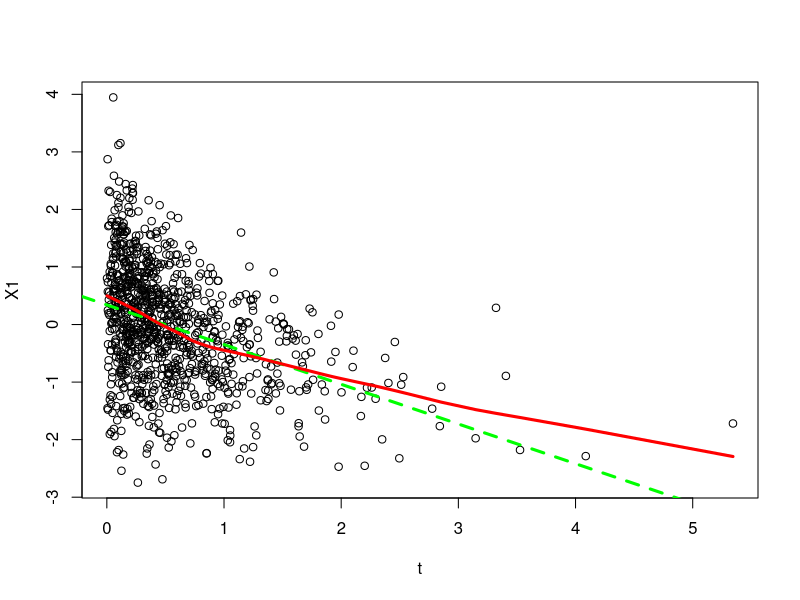
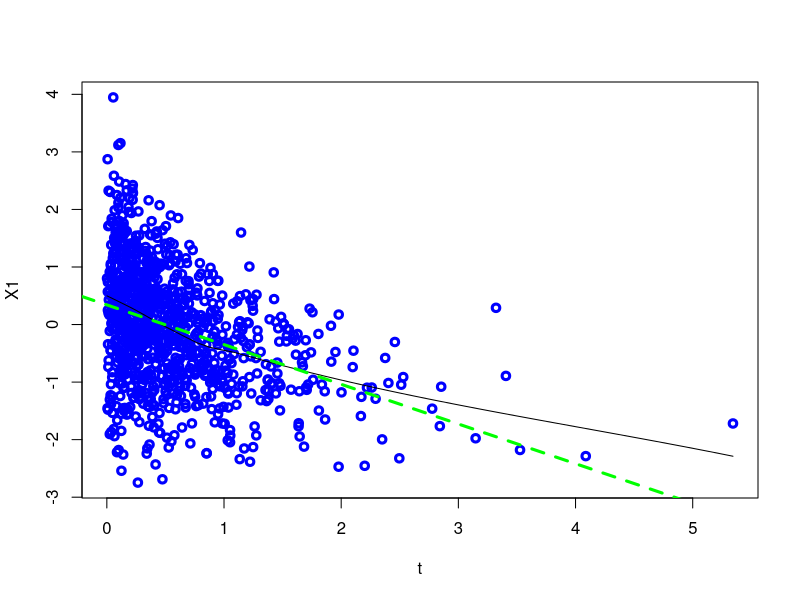
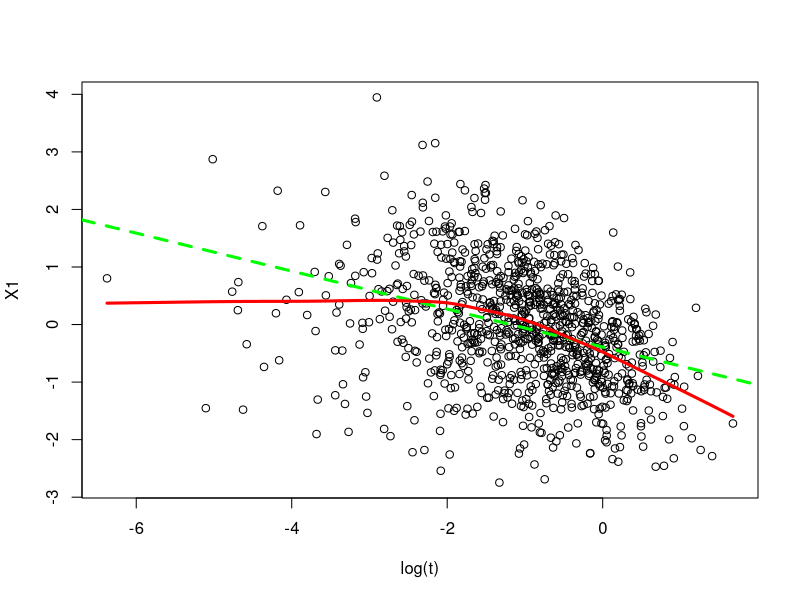
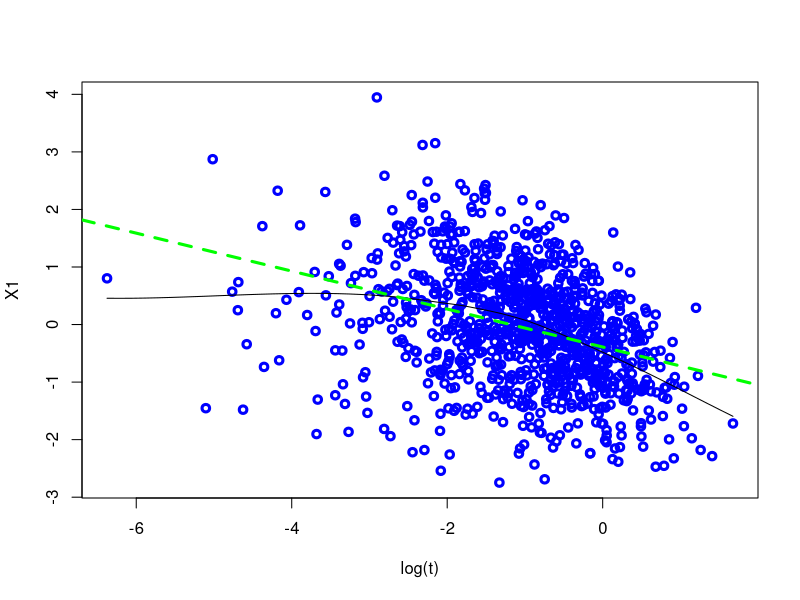
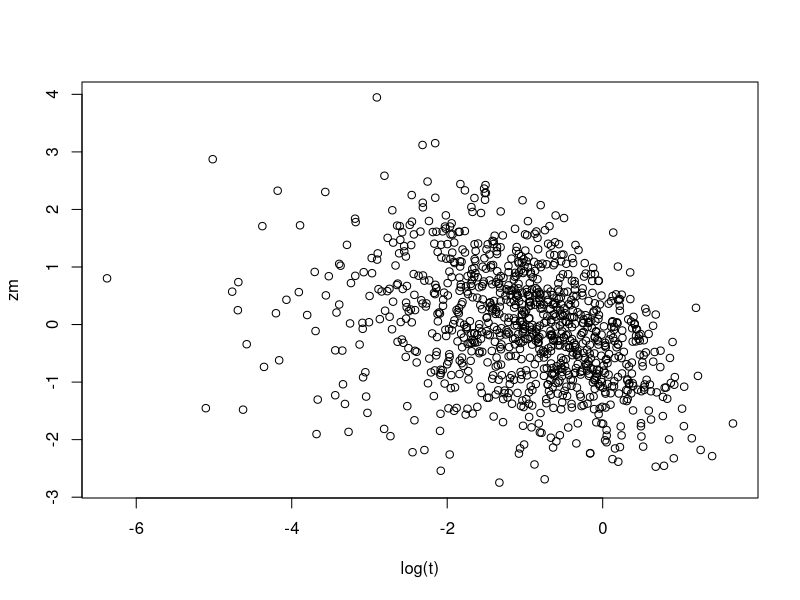
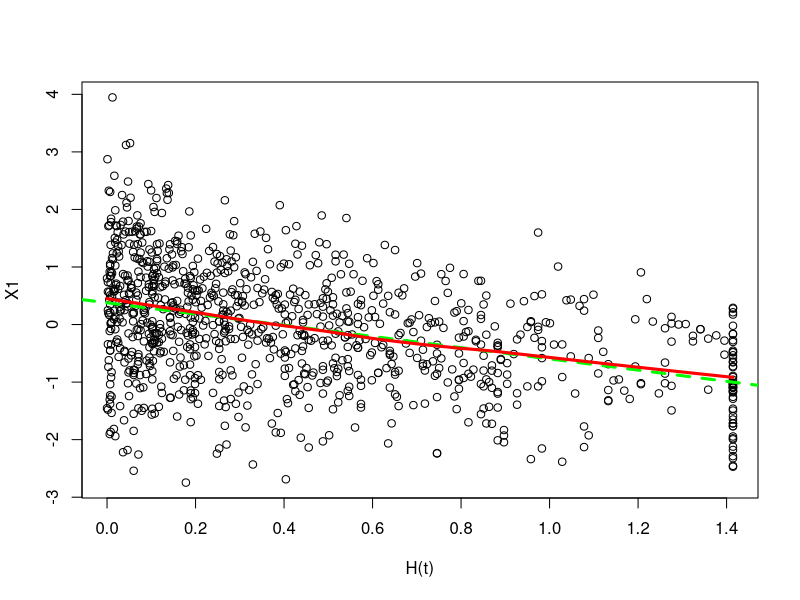
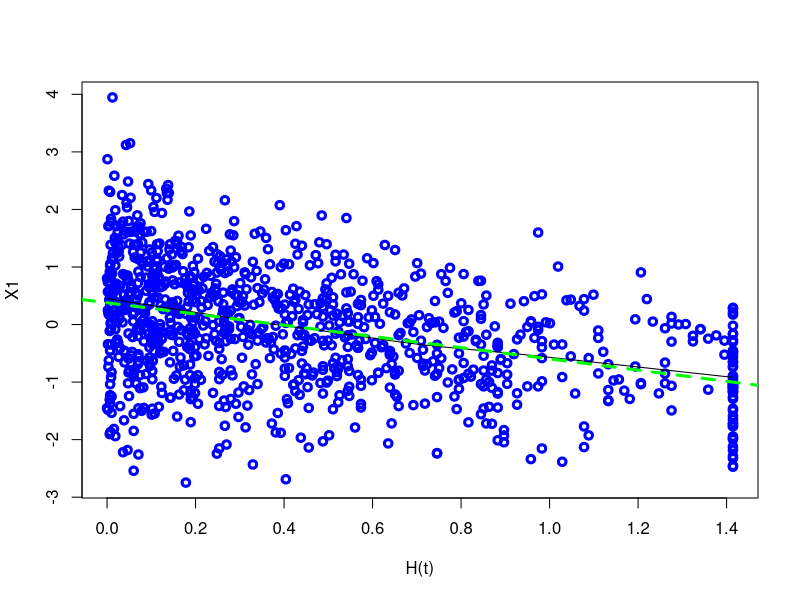
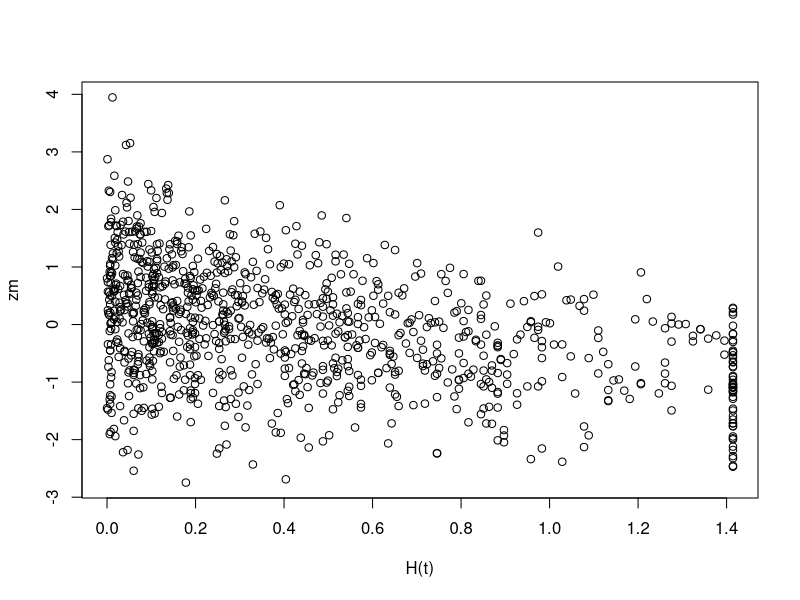

Write the R code that produced these figures, in order. (Note: this script raises an error after producing the figures.)
library(coda)
library(lattice)
library(gridExtra)
library(MASS)
library(Matrix)
library(mice)
library(mitools)
library(survival)
# source('datagen1.R')


nm1nc1b <- function( n, beta, rho, a,d, c,tao )
{
  ok <- 0
  while( ok == 0 )
    {
### generating the data
### the covariates
zz=mvrnorm(n,mu=c(0,0),Sigma=matrix(c(1,rho,rho,1),2,2))
zm=zz[,1]
zc=zz[,2]
z <- cbind(zm, zc)
### 
risk <- exp( z %*% beta )
u1 <- runif(n)
t <- c * ( -log(1-u1) / risk )^(1/tao)
u2 <- runif(n)
ctime <- c * ( -log(1-u2) )

case <- rep(0, n)
case[ t <= ctime ] <- 1

x <- t
x[case==0] <- ctime[case==0]

temp <- quantile( x, 0.95 )
case[ x >= temp ] <- 0

###  assign the conditional selection probability
sele.prob <- 1/(1 + exp(a + d*zc ))
u1 <- runif( n )
sele.ind <- rep(0, n)
sele.ind[ u1 < sele.prob ] <- 1 
   ok <- ifelse( min(table(sele.ind, case)) >= 5, 1, 0 ) 
  }
data <- data.frame( x, zm, zc, case, sele.ind ) 

return( data )
}


# panel_fn <- function(x, y, ...)
# {
#    panel.xyplot(x, y, ...)
#    panel.xyplot(x, y, type="smooth", col="red", lwd=2, ...)
# }



set.seed(999)
n <- 1000
beta <- c( 1, 1 )
rho <- 0.5



data1 <- matrix( 0, nrow = n, ncol = 5 )

    data1 <- nm1nc1b(n, beta, rho, 0,-1, 1,2)
    t <- data1$x
    zm <- data1$zm
    zc <- data1$zc
    case <- data1$case
    sele.ind <- data1$sele.ind

Ht=nelsonaalen(data1, x, case)


plot(t, zm, xlab="t", ylab="X1");

test=lm(zm~t);
test2=lowess(zm ~t);
abline(test, col="green", lty=2, lwd=3);
# abline(test2, col="blue", lty=2, lwd=3);
lines(test2$x,test2$y,col="red",lwd=3)


scatter.smooth(t, zm, col="blue", lwd=3, xlab="t", ylab="X1");
abline(test, col="green",  lty=2, lwd=3);

log_t=log(t);
plot(log_t, zm, xlab="log(t)", ylab="X1");
test=lm(zm~log_t);
test2=lowess(zm ~log_t);
abline(test, col="green", lty=2, lwd=3);
lines(test2$x,test2$y,col="red",lwd=3)



# lines(test2$t,test2$zm,col="red",lwd=3)
scatter.smooth(log_t, zm, col="blue", lwd=3, xlab="log(t)", ylab="X1");
abline(test, col="green", lty=2, lwd=3);


plot(log(t), zm, xlab="log(t)");


plot(Ht, zm, xlab="H(t)", ylab="X1");

test=lm(zm~Ht);
test2=lowess(zm ~Ht);
abline(test, col="green", lty=2, lwd=3);
lines(test2$x,test2$y,col="red",lwd=3)


# lines(test2$t,test2$zm,col="red",lwd=3)
scatter.smooth(Ht, zm, col="blue", lwd=3, xlab="H(t)", ylab="X1");
abline(test, col="green", lty=2, lwd=3);



plot(Ht, zm, xlab="H(t)");

plot(t[case==1], zm[case==1]);
plot(log(t)[case==1], zm[case==1]);
plot(Ht[case==1], zm[case==1]);

plot(t[case==0], zm[case==0]);
plot(log(t)[case==0], zm[case==0]);
plot(Ht[case==0], zm[case==0]);



# plot1=xyplot(zm~t, panel=panel_fn, xlab="t", ylab="Zm", main="failure+censored", cex.lab=1.5, ylim=c(min(zm),max(zm)), xlim=c(min(t),max(t)))
# plot2=xyplot(zm~log(t), panel=panel_fn, xlab="log(t)", ylab="Zm", main="failure+censored", cex.lab=1.5, ylim=c(min(zm),max(zm)), xlim=c(min(log(t)),max(log(t))))
Ht=nelsonaalen(data1, x, case)
plot3=xyplot(zm~Ht, panel=panel_fn, xlab="H(t)", ylab="Zm", main="failure+censored", cex.lab=1.5, ylim=c(min(zm),max(zm)), xlim=c(0,1))

plot4=xyplot(zm[case==1]~t[case==1], panel=panel_fn, xlab="t", ylab="Zm", main="failure", cex.lab=1.5, ylim=c(min(zm),max(zm)), xlim=c(min(t),max(t)))
plot5=xyplot(zm[case==1]~log(t)[case==1], panel=panel_fn, xlab="log(t)", ylab="Zm", main="failure", cex.lab=1.5, ylim=c(min(zm),max(zm)), xlim=c(min(log(t)),max(log(t))))
Ht=nelsonaalen(data1, x, case)
plot6=xyplot(zm[case==1]~Ht[case==1], panel=panel_fn, xlab="H(t)", ylab="Zm", main="failure", cex.lab=1.5, ylim=c(min(zm),max(zm)), xlim=c(0,1))

plot7=xyplot(zm[case==0]~t[case==0], panel=panel_fn, xlab="t", ylab="Zm", main="censored", cex.lab=1.5, ylim=c(min(zm),max(zm)), xlim=c(min(t),max(t)))
plot8=xyplot(zm[case==0]~log(t)[case==0], panel=panel_fn, xlab="log(t)", ylab="Zm", main="censored", cex.lab=1.5, ylim=c(min(zm),max(zm)), xlim=c(min(log(t)),max(log(t))))
Ht=nelsonaalen(data1, x, case)
plot9=xyplot(zm[case==0]~Ht[case==0], panel=panel_fn, xlab="H(t)", ylab="Zm", main="censored", cex.lab=1.5, ylim=c(min(zm),max(zm)), xlim=c(0,1))
grid.arrange(plot1,plot2,plot3,plot4,plot5,plot6,plot7,plot8,plot9, nrow=3, ncol=3)
